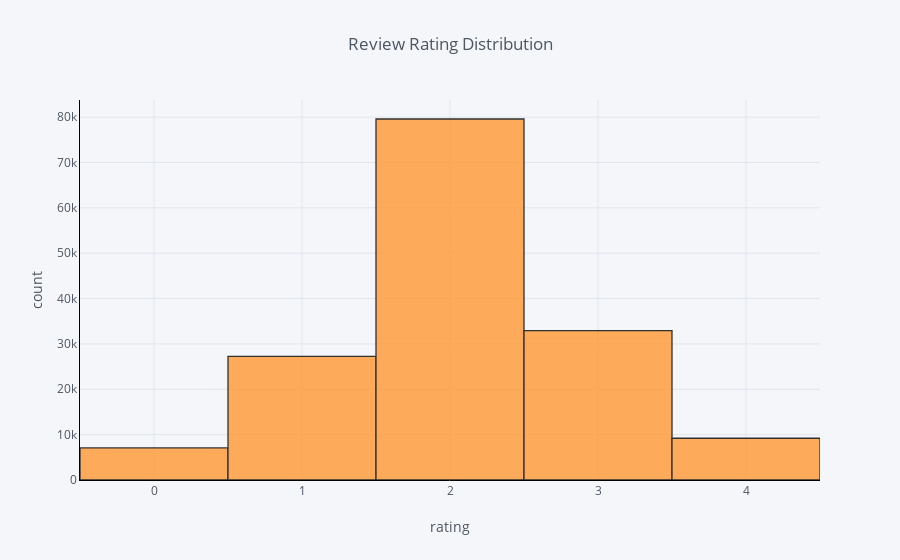

Write notebook code for a chart like this one.
### Code cell
df2['Sentiment'].iplot(
    kind='hist',
    xTitle='rating',
    linecolor='black',
    yTitle='count',
    title='Review Rating Distribution')

### Figure 1 — Plotly figure (JSON) as saved in the notebook; plotly's stock layout.template omitted (floating-point values rounded to 4 significant figures; data arrays with more than 128 entries replaced by an {"elided": "..."} marker saying what was removed)
{"data": [{"opacity": 0.8, "orientation": "v", "uid": "d44be59b-6343-4b51-9f76-894f8f2dd646", "histnorm": "", "histfunc": "count", "marker": {"color": "rgba(255, 153, 51, 1.0)", "line": {"color": "#000000", "width": 1.3}}, "x": {"elided": "156060 int values"}, "type": "histogram", "name": "Sentiment"}], "layout": {"title": {"text": "Review Rating Distribution", "font": {"color": "#4D5663"}}, "paper_bgcolor": "#F5F6F9", "plot_bgcolor": "#F5F6F9", "yaxis": {"tickfont": {"color": "#4D5663"}, "title": {"text": "count", "font": {"color": "#4D5663"}}, "showgrid": true, "zerolinecolor": "#E1E5ED", "gridcolor": "#E1E5ED", "linecolor": "black"}, "barmode": "overlay", "xaxis": {"tickfont": {"color": "#4D5663"}, "title": {"text": "rating", "font": {"color": "#4D5663"}}, "showgrid": true, "zerolinecolor": "#E1E5ED", "gridcolor": "#E1E5ED", "linecolor": "black"}, "legend": {"bgcolor": "#F5F6F9", "font": {"color": "#4D5663"}}}}
